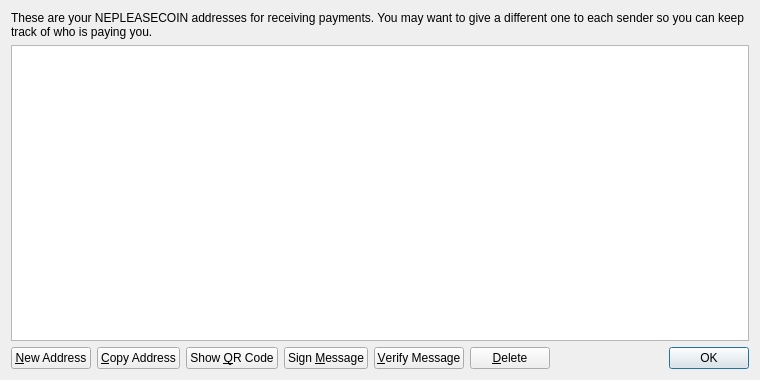
<?xml version="1.0" encoding="UTF-8"?>
<ui version="4.0">
 <class>AddressBookPage</class>
 <widget class="QWidget" name="AddressBookPage">
  <property name="geometry">
   <rect>
    <x>0</x>
    <y>0</y>
    <width>760</width>
    <height>380</height>
   </rect>
  </property>
  <property name="windowTitle">
   <string>Address Book</string>
  </property>
  <layout class="QVBoxLayout" name="verticalLayout">
   <item>
    <widget class="QLabel" name="labelExplanation">
     <property name="text">
      <string>These are your NEPLEASECOIN addresses for receiving payments. You may want to give a different one to each sender so you can keep track of who is paying you.</string>
     </property>
     <property name="textFormat">
      <enum>Qt::PlainText</enum>
     </property>
     <property name="wordWrap">
      <bool>true</bool>
     </property>
    </widget>
   </item>
   <item>
    <widget class="QTableView" name="tableView">
     <property name="contextMenuPolicy">
      <enum>Qt::CustomContextMenu</enum>
     </property>
     <property name="toolTip">
      <string>Double-click to edit address or label</string>
     </property>
     <property name="tabKeyNavigation">
      <bool>false</bool>
     </property>
     <property name="alternatingRowColors">
      <bool>true</bool>
     </property>
     <property name="selectionMode">
      <enum>QAbstractItemView::SingleSelection</enum>
     </property>
     <property name="selectionBehavior">
      <enum>QAbstractItemView::SelectRows</enum>
     </property>
     <property name="sortingEnabled">
      <bool>true</bool>
     </property>
     <attribute name="verticalHeaderVisible">
      <bool>false</bool>
     </attribute>
    </widget>
   </item>
   <item>
    <layout class="QHBoxLayout" name="horizontalLayout">
     <item>
      <widget class="QPushButton" name="newAddressButton">
       <property name="toolTip">
        <string>Create a new address</string>
       </property>
       <property name="text">
        <string>&amp;New Address</string>
       </property>
       <property name="icon">
        <iconset resource="../bitcoin.qrc">
         <normaloff>:/icons/add</normaloff>:/icons/add</iconset>
       </property>
      </widget>
     </item>
     <item>
      <widget class="QPushButton" name="copyToClipboard">
       <property name="toolTip">
        <string>Copy the currently selected address to the system clipboard</string>
       </property>
       <property name="text">
        <string>&amp;Copy Address</string>
       </property>
       <property name="icon">
        <iconset resource="../bitcoin.qrc">
         <normaloff>:/icons/editcopy</normaloff>:/icons/editcopy</iconset>
       </property>
      </widget>
     </item>
     <item>
      <widget class="QPushButton" name="showQRCode">
       <property name="text">
        <string>Show &amp;QR Code</string>
       </property>
       <property name="icon">
        <iconset resource="../bitcoin.qrc">
         <normaloff>:/icons/qrcode</normaloff>:/icons/qrcode</iconset>
       </property>
      </widget>
     </item>
     <item>
      <widget class="QPushButton" name="signMessage">
       <property name="toolTip">
        <string>Sign a message to prove you own a NEPLEASECOIN address</string>
       </property>
       <property name="text">
        <string>Sign &amp;Message</string>
       </property>
       <property name="icon">
        <iconset resource="../bitcoin.qrc">
         <normaloff>:/icons/edit</normaloff>:/icons/edit</iconset>
       </property>
      </widget>
     </item>
     <item>
      <widget class="QPushButton" name="verifyMessage">
       <property name="toolTip">
        <string>Verify a message to ensure it was signed with a specified NEPLEASECOIN address</string>
       </property>
       <property name="text">
        <string>&amp;Verify Message</string>
       </property>
       <property name="icon">
        <iconset resource="../bitcoin.qrc">
         <normaloff>:/icons/transaction_0</normaloff>:/icons/transaction_0</iconset>
       </property>
      </widget>
     </item>
     <item>
      <widget class="QPushButton" name="deleteButton">
       <property name="toolTip">
        <string>Delete the currently selected address from the list</string>
       </property>
       <property name="text">
        <string>&amp;Delete</string>
       </property>
       <property name="icon">
        <iconset resource="../bitcoin.qrc">
         <normaloff>:/icons/remove</normaloff>:/icons/remove</iconset>
       </property>
      </widget>
     </item>
     <item>
      <spacer name="horizontalSpacer">
       <property name="orientation">
        <enum>Qt::Horizontal</enum>
       </property>
       <property name="sizeHint" stdset="0">
        <size>
         <width>40</width>
         <height>20</height>
        </size>
       </property>
      </spacer>
     </item>
     <item>
      <widget class="QDialogButtonBox" name="buttonBox">
       <property name="sizePolicy">
        <sizepolicy hsizetype="Maximum" vsizetype="Fixed">
         <horstretch>0</horstretch>
         <verstretch>0</verstretch>
        </sizepolicy>
       </property>
       <property name="standardButtons">
        <set>QDialogButtonBox::Ok</set>
       </property>
      </widget>
     </item>
    </layout>
   </item>
  </layout>
 </widget>
 <resources>
  <include location="../bitcoin.qrc"/>
 </resources>
 <connections/>
</ui>
